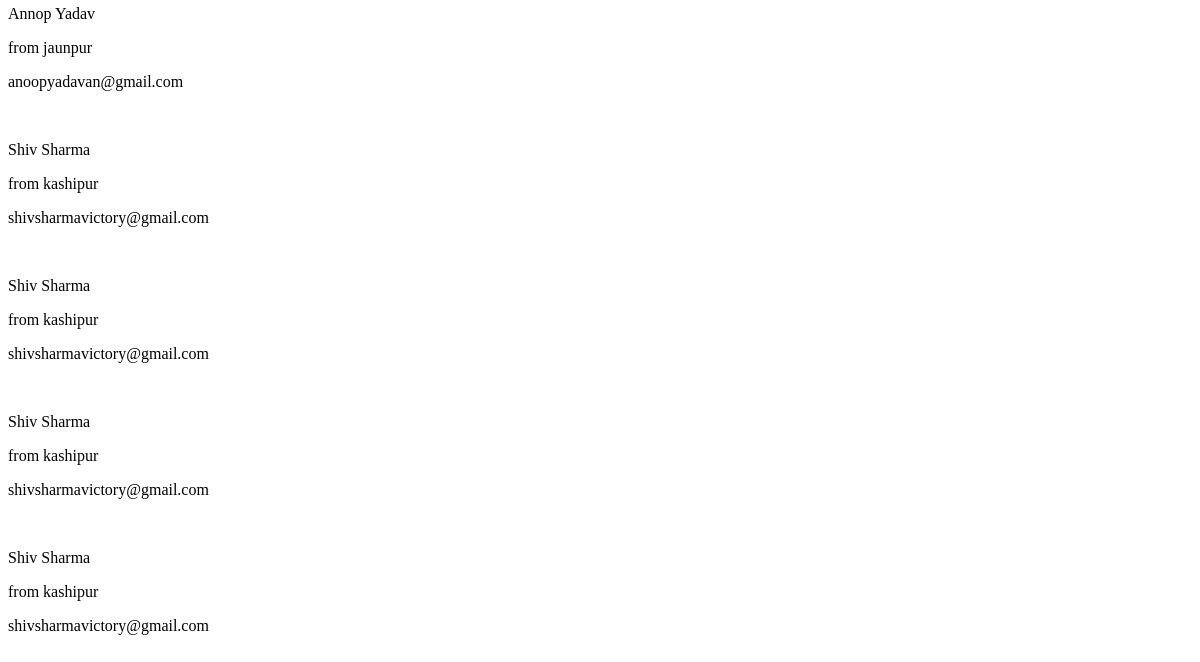
/base/db (lower part), run on an earlier commit of the app's database.
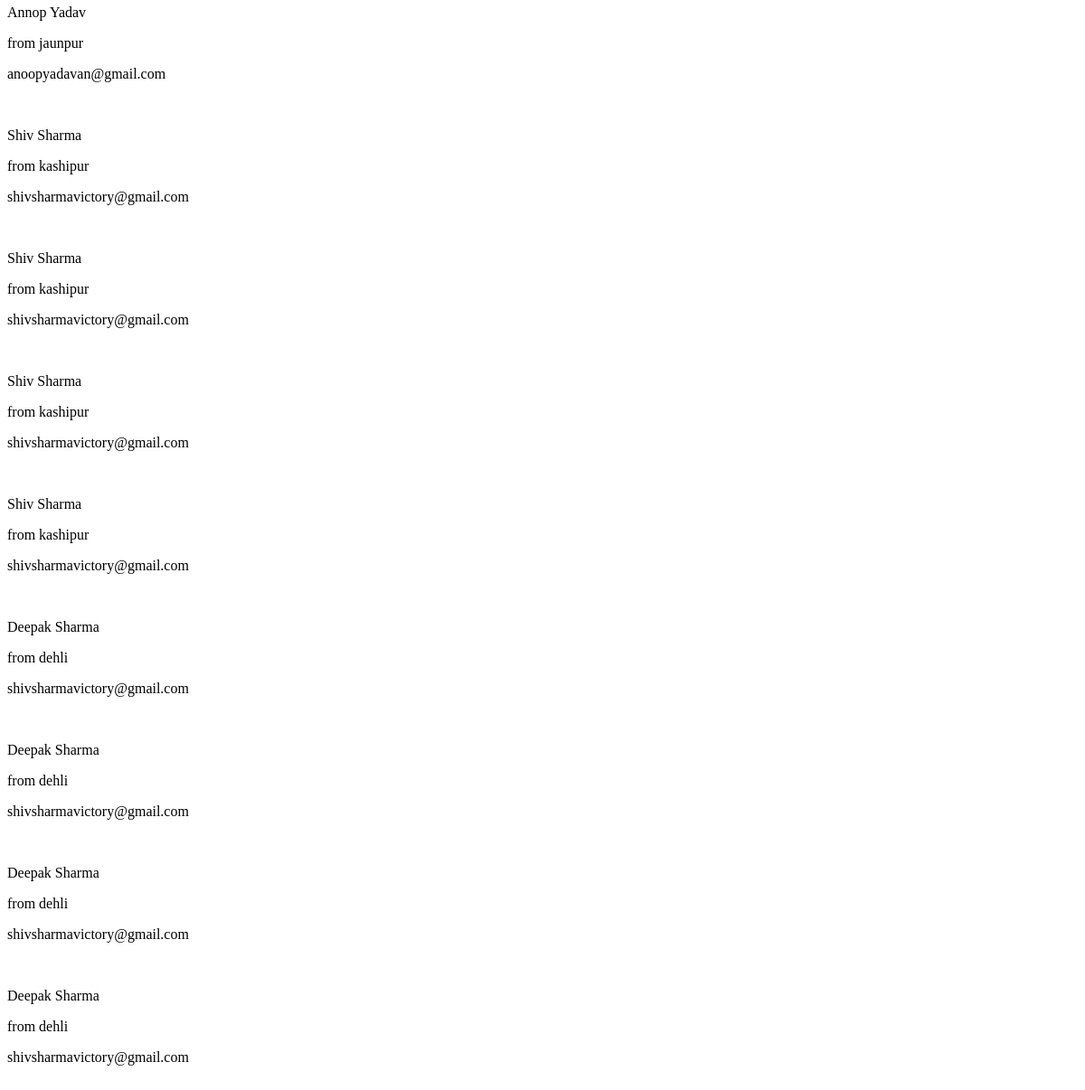
And on a later commit of the database.
### base/models.py (models this page shows)
class MyformData(models.Model):
    email2 = models.EmailField()
    first2 = models.CharField(max_length=30)
    last2 = models.CharField(max_length=30)
    published_date=models.DateTimeField(blank=True,null=True)

### base/views.py (the view)
# urls.py: url('db',views.index1,name=''),
def index1(request):
    all_form =  MyformData.objects.all()
    context = {
    "shiv":all_form
    }
    return render(request, "base/db.html", context)

### base/templates/base/db.html (shortened to what this page needs)
<!DOCTYPE html>
<html lang="en" dir="ltr">
  <head>
  </head>
  <body>
    {% for shivam in shiv %}
    <p>{{ shivam.first2 }}</p>
    <p>{{ shivam.last2 }}</p>
    <p>{{ shivam.email2 }}</p>
    <br>
    {% endfor %}
  </body>
</html>

What changed in the data, as far as the page shows it:
added MyformData: first2 "Deepak Sharma", last2 "from dehli", email2 "shivsharmavictory@gmail.com"
added MyformData: first2 "Deepak Sharma", last2 "from dehli", email2 "shivsharmavictory@gmail.com"
added MyformData: first2 "Deepak Sharma", last2 "from dehli", email2 "shivsharmavictory@gmail.com"
added MyformData: first2 "Deepak Sharma", last2 "from dehli", email2 "shivsharmavictory@gmail.com"
